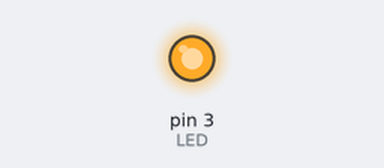
This sketch was run on a simulated Arduino Uno, built with avr-gcc and run on an emulated ATmega328P. On the bench: output pins drawn as LEDs (lit = HIGH).

Above: at 1.0 s.
At 3.0 s:
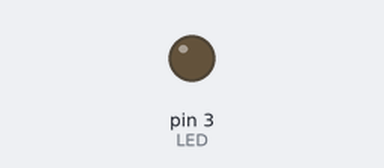
Timing chart, 0 to 5.2 s (numbered marks = the images above):
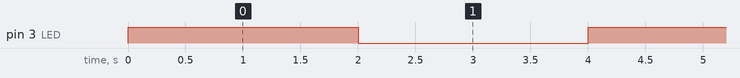

Measured:
- by itself, pin 3 (LED): alternates HIGH for 2.0 s and LOW for 2.0 s

The sketch:

LED_Light_program.ino
```cpp
# define LED 3

void setup() {
  pinMode(LED, OUTPUT);
}

void loop() {
  digitalWrite(LED, HIGH);
  delay(2000);
  digitalWrite(LED, LOW);
  delay(2000);
}
```
